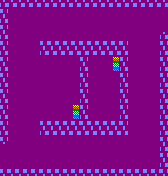

This game map was drawn from its Tiled (.tmx) file and the tilesets committed beside it. A one-line description and the full map source follow:
An orthogonal 21x22 tile map with 8x8 px tiles, 1 tile layer (Capa de Patrones 1).

<map version="1.0" tiledversion="2018.06.01" orientation="orthogonal" renderorder="right-down" width="21" height="22" tilewidth="8" tileheight="8" infinite="0" nextlayerid="2" nextobjectid="1">
 <tileset firstgid="1" name="tiles" tilewidth="8" tileheight="8" tilecount="45" columns="9">
  <image source="../../tiles.png" width="72" height="40" />
 </tileset>
 <layer id="1" name="Capa de Patrones 1" width="21" height="22">
  <data encoding="csv">
17,17,17,17,17,17,17,17,17,17,17,17,17,17,17,17,17,17,17,17,17,
26,4,4,4,4,4,4,4,4,4,4,4,4,4,4,4,4,4,4,4,4,
17,4,4,4,4,4,4,4,4,4,4,4,4,4,4,4,4,4,4,4,4,
26,4,4,4,4,4,4,4,4,4,4,4,4,4,4,4,4,4,4,4,4,
17,4,4,4,4,4,4,4,4,4,4,4,4,4,4,4,4,4,4,4,17,
26,4,4,4,4,26,26,26,26,26,26,26,26,26,26,26,4,4,4,4,26,
17,4,4,4,4,17,17,17,17,17,17,17,17,17,17,17,4,4,4,4,17,
26,4,4,4,4,4,4,4,4,4,26,4,4,4,6,26,4,4,4,4,26,
17,4,4,4,4,4,4,4,4,4,17,4,4,4,7,17,4,4,4,4,17,
26,4,4,4,4,4,4,4,4,4,26,4,4,4,4,26,4,4,4,4,26,
17,4,4,4,4,4,4,4,4,4,17,4,4,4,4,17,4,4,4,4,17,
26,4,4,4,4,4,4,4,4,4,26,4,4,4,4,26,4,4,4,4,26,
17,4,4,4,4,4,4,4,4,4,17,4,4,4,4,17,4,4,4,4,17,
26,4,4,4,4,4,4,4,4,6,26,4,4,4,4,26,4,4,4,4,26,
17,4,4,4,4,4,4,4,4,7,17,4,4,4,4,17,4,4,4,4,17,
26,4,4,4,4,26,26,26,26,26,26,26,26,26,26,26,4,4,4,4,26,
17,4,4,4,4,17,17,17,17,17,17,17,17,17,17,17,4,4,4,4,17,
26,4,4,4,4,4,4,4,4,4,4,4,4,4,4,4,4,4,4,4,26,
4,4,4,4,4,4,4,4,4,4,4,4,4,4,4,4,4,4,4,4,17,
4,4,4,4,4,4,4,4,4,4,4,4,4,4,4,4,4,4,4,4,26,
4,4,4,4,4,4,4,4,4,4,4,4,4,4,4,4,4,4,4,4,17,
26,26,26,26,26,26,26,26,26,26,26,26,26,26,26,26,26,26,26,26,26
</data>
 </layer>
</map>
